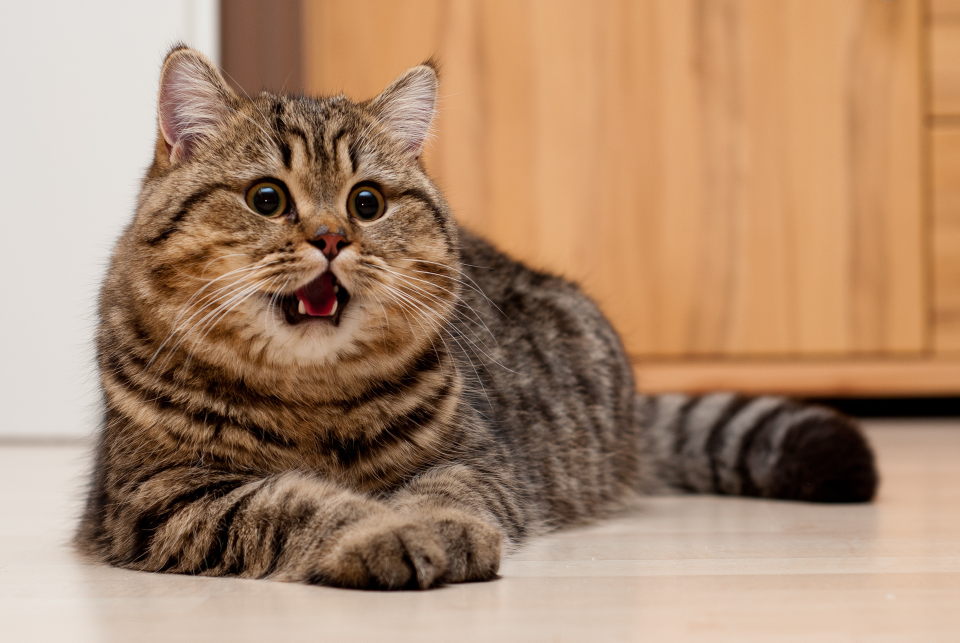
#> input picture folder_Project/cat_1.jpg, 1920 x 1285 px (shown at 1/2 size); its folder holds 4 pictures in this run
$ python main.py
#> lines starting #> are read from the running program, lines starting #| are printed output that depends on the picture
import os
from PIL import Image
import csv

# Путь к папке с исходными изображениями
input_folder = "./folder_Project"

# Путь к папке для итоговых изображений
output_folder = "./folder_Project"

data_file = "./folder_Project/data.csv"


def task_1():


    # Создаем папку для итоговых изображений, если её нет
    if not os.path.exists(output_folder):
        os.makedirs(output_folder)

    # Проходим по всем файлам в папке
    for filename in os.listdir(input_folder):
        # Проверяем, что файл - изображение
        if filename.endswith(".jpg"):
            # Считываем изображение
            with Image.open(os.path.join(input_folder, filename)) as img:
                # Применяем к нему операцию (например, изменяем размер)
#> img is the input picture: PIL image 1920x1285 RGB; mean R, G, B 171.4, 137.6, 110.3
                new_img = img.resize((300, 300))
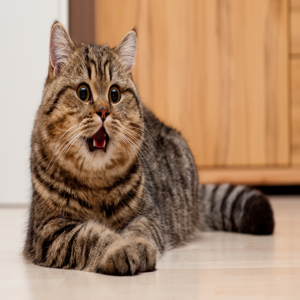
#> new_img: PIL image 300x300 RGB; mean R, G, B 171.4, 137.6, 110.3
                # Сохраняем итоговое изображение в папку output_folder
                s="new"+filename
                new_img.save(os.path.join(output_folder, s))
#> pass 2 of the loop in task_1, `for filename in os.listdir(input_folder):`:
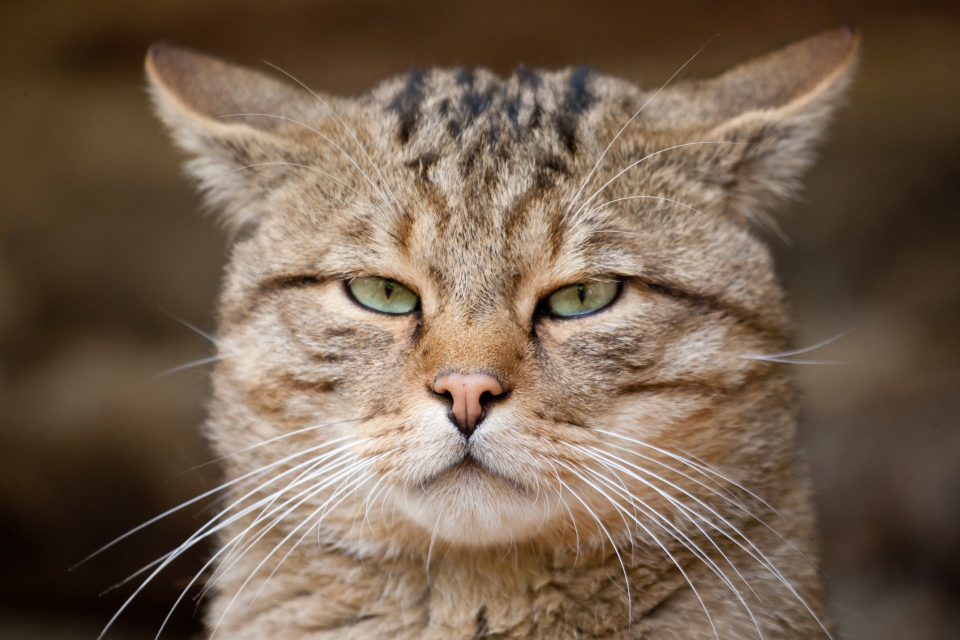
#> input picture folder_Project/cat_2.jpg, 1920 x 1280 px (shown at 1/2 size)
#> in task_1, img is the input picture: PIL image 1920x1280 RGB; mean R, G, B 116.4, 96.7, 78.6
#> in task_1, `new_img = img.resize((300, 300))`:
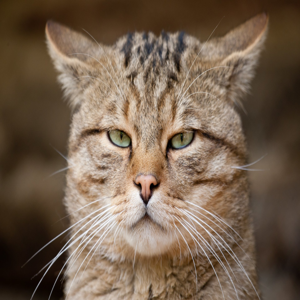
#> new_img: PIL image 300x300 RGB; mean R, G, B 116.4, 96.7, 78.6
#> pass 3 of the loop in task_1, `for filename in os.listdir(input_folder):`:
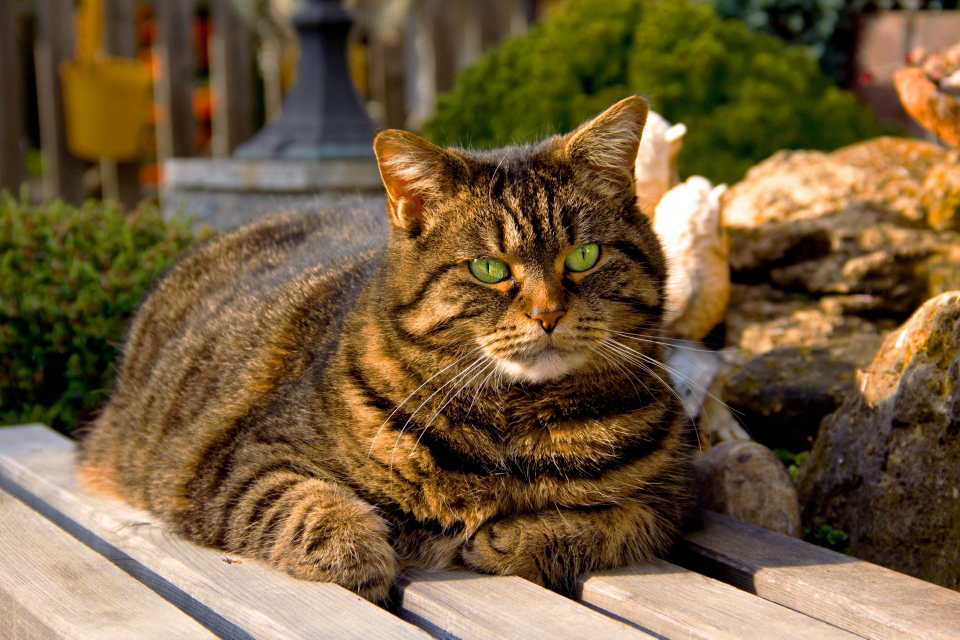
#> input picture folder_Project/cat_3.jpg, 1920 x 1279 px (shown at 1/2 size)
#> in task_1, img is the input picture: PIL image 1920x1279 RGB; mean R, G, B 115.3, 93.1, 60.6
#> in task_1, `new_img = img.resize((300, 300))`:
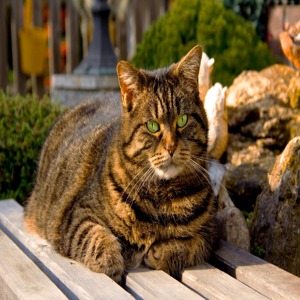
#> new_img: PIL image 300x300 RGB; mean R, G, B 115.3, 93.1, 60.6
#> the loop made 4 passes; the first 3 are shown


def task_2():

    # Создаем папку для итоговых изображений, если её нет
    if not os.path.exists(output_folder):
        os.makedirs(output_folder)

    # Проходим по всем файлам в папке
    for filename in os.listdir(input_folder):
        # Проверяем, что файл - изображение
        if filename.endswith(".jpg") or filename.endswith(".jpeg") or filename.endswith(".png"):
            # Считываем изображение
            with Image.open(os.path.join(input_folder, filename)) as img:
                # Применяем к нему операцию (например, изменяем размер)
                new_img = img.resize((500, 500))
#> new_img: PIL image 500x500 RGB
                # Сохраняем итоговое изображение в папку output_folder
                s="new"+filename
                new_img.save(os.path.join(output_folder, s))
#> pass 2 of the loop in task_2, `for filename in os.listdir(input_folder):`:
#> pass 3 of the loop in task_2, `for filename in os.listdir(input_folder):`:
#> the loop made 8 passes; the first 3 are shown

def task_3():

    # Создаем словарь для хранения данных
    data = {}

    # Считываем данные из CSV-файла и сохраняем их в словаре
#> (the run stopped early here; a loop or call above may not have finished)
